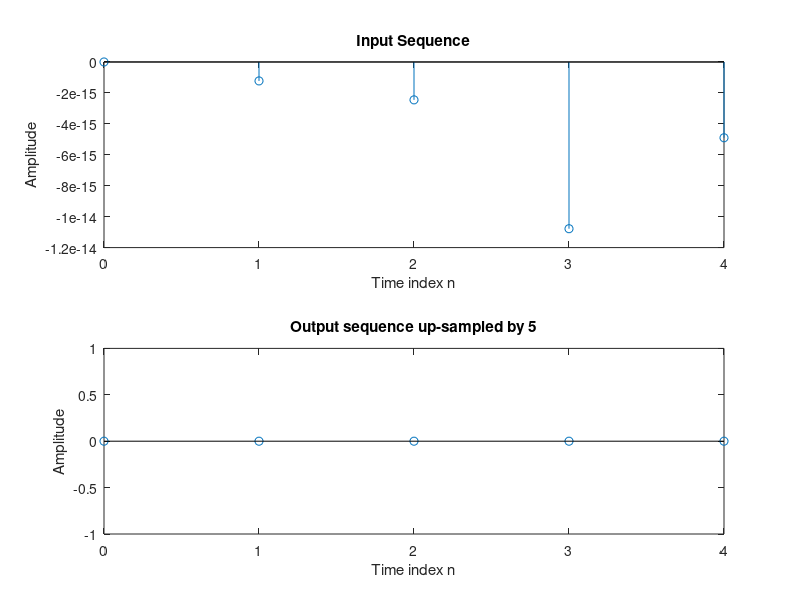

Write MATLAB code to recreate this figure.
% Up_Sampler_time.m
clf;
N = input('Output length = ');
L = input('Up-sampling Factor = ');
fo = input('Input signal frequency = ');
n = 0 : N - 1;
x = sin(2*pi*fo*n);
% Generate the up-sampled sequence
y = zeros(1, L*length(x));
y([1 : L : length(y)]) = x;
% Plot the input and the output sequences
subplot (2, 1, 1)
stem(n, x);
title('Input Sequence');
xlabel('Time index n'); ylabel('Amplitude');
subplot(2, 1, 2)
stem(n, y(1:length(x)));
title(['Output sequence up-sampled by ', num2str(L)]);
ylabel('Amplitude'); xlabel('Time index n');
